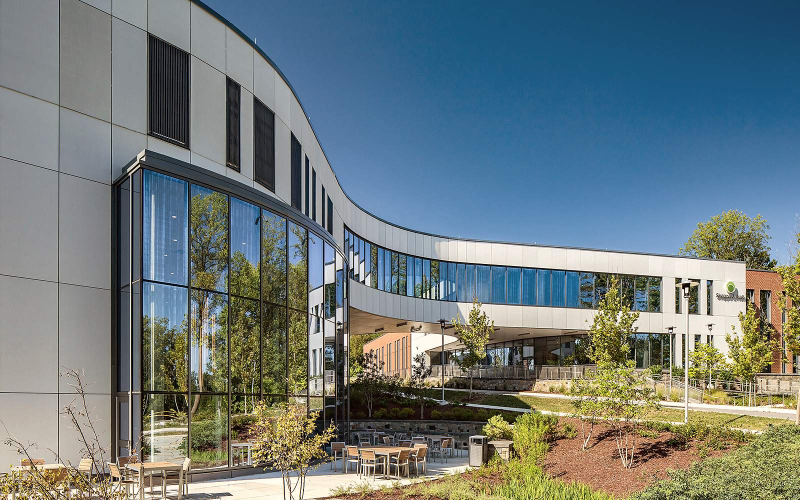
#> input picture assets/img/p/8302Rt.jpg, 1600 x 1000 px (shown at 1/2 size); its folder holds only this picture in this run
$ python v2_images.py
#> lines starting #> are read from the running program, lines starting #| are printed output that depends on the picture
### tools/nocturne_images.py
"""Build the graded image set for the Nocturne direction (nocturne/img/).

One night grade for every photo: lower exposure, calmer blue skies, a filmic
S-curve, cool shadows and warm highlights, a graduated darkening at the top of
the frame, a feathered elliptical vignette, lifted tinted blacks and fine grain.
Usage: python3 tools/nocturne_images.py <stock_dir>
"""
import glob, os, sys
import numpy as np
from PIL import Image

OUT = 'nocturne/img'
STOCK = sys.argv[1] if len(sys.argv) > 1 else 'assets/img/s'

FEATURE = ['6565Rt', 'V17-004D', '8621Rt', 'The_Westerly_Waterfront_1', 'V12-026', 'V19-019R',
           'College_Park_City_Hall_1', 'V18-002R', 'VA_Hostpital_Fredericksburg_1', 'V18-014R',
           'V16-047', 'V10-002', 'EP_003', 'V17-030R', 'Institute_for_Digital_Innovation_1']


def smooth(t):
    t = np.clip(t, 0, 1)
    return t * t * (3 - 2 * t)


def grade(im, ev=-0.4, sat=0.8, contrast=0.62, sky=0.32, vig=0.5, grain=0.022, mono=0.0, seed=7):
    a = np.asarray(im.convert('RGB')).astype(np.float32) / 255.0
    h, w, _ = a.shape
    a = a * (2 ** ev)
    r, g, b = a[..., 0], a[..., 1], a[..., 2]
    lum = 0.2126 * r + 0.7152 * g + 0.0722 * b
    blue = np.clip((b - np.maximum(r, g)) / (b + 1e-3) * 2.4, 0, 1)
    f = sat * (1 - 0.6 * blue) * (1 - mono)
    a = lum[..., None] + (a - lum[..., None]) * f[..., None]
    a = np.clip(a, 0, 1)
    a = a + contrast * (smooth(a) - a)              # filmic S-curve
    a = np.clip((a - 0.035) / 0.965, 0, 1) ** 1.06  # deeper black point
    lum = (0.2126 * a[..., 0] + 0.7152 * a[..., 1] + 0.0722 * a[..., 2])[..., None]
    sh = (1 - lum) ** 2
    hi = lum ** 2
    a = a + sh * np.array([-0.012, 0.004, 0.03]) + hi * np.array([0.035, 0.016, -0.018])
    yy, xx = np.mgrid[0:h, 0:w].astype(np.float32)
    top = np.clip(1 - yy / (0.5 * h), 0, 1) ** 1.6     # graduated darkening of the sky
    a = a * (1 - sky * top)[..., None]
    nx, ny = (xx - w / 2) / (w / 2), (yy - h / 2) / (h / 2)
    d = np.sqrt((nx * nx + ny * ny) * 0.5)
    t = smooth((d - 0.3) / 0.8)
    a = a * (1 - vig * t)[..., None]
    a = np.array([0.008, 0.01, 0.015]) + a * 0.985     # tinted, lifted blacks
    if grain:
        rng = np.random.default_rng(seed)
        n = rng.normal(0, 1, (h, w)).astype(np.float32)
        a = a + (n * grain * (0.6 + 0.4 * (1 - lum[..., 0])))[..., None]
    return Image.fromarray((np.clip(a, 0, 1) * 255 + 0.5).astype(np.uint8))


def fit(im, max_w, max_h=None):
    im = im.convert('RGB')
    w, h = im.size
    s = min(1, max_w / w, (max_h or 10 ** 6) / h)
    return im.resize((round(w * s), round(h * s)), Image.LANCZOS) if s < 1 else im


def save(im, path, q=80):
    os.makedirs(os.path.dirname(path), exist_ok=True)
    im.save(path, quality=q, optimize=True, progressive=True)


# [11 lines left out: function logo, not called in this run]


# [18 lines that do not run on import are left out]

### tools/v2_images.py
"""Graded image set for the v2 options (assets/img/g/): the same night grade as Nocturne,
at viewer resolution, for every project photo, the stock atmosphere set and the EP shots.
Usage: python3 tools/v2_images.py"""
import glob, os
from PIL import Image
from nocturne_images import grade, fit, save

OUT = 'assets/img/g'
if __name__ == '__main__':
    for i, f in enumerate(sorted(glob.glob('assets/img/p/*.jpg'))):
        n = os.path.basename(f)[:-4]
        save(grade(fit(Image.open(f), 1440, 1440), grain=0.012, seed=i), f'{OUT}/{n}.jpg', 78)
#> in fit, im is the input picture: PIL image 1600x1000 RGB; mean R, G, B 109.7, 122.6, 124.7
#> in grade, `r, g, b = a[..., 0], a[..., 1], a[..., 2]`:
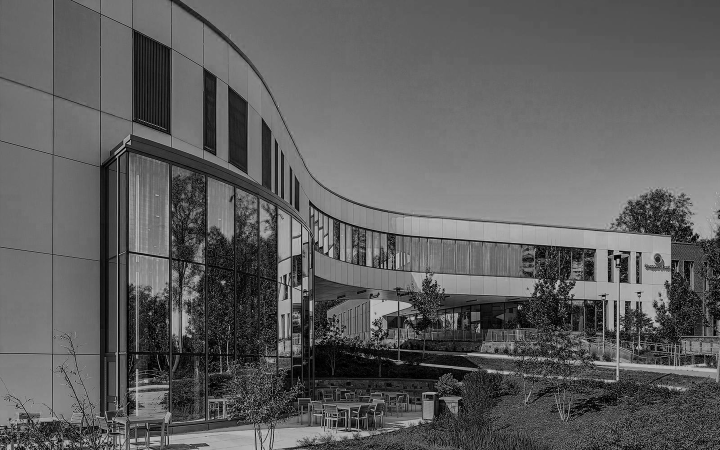
#> b: shape (900, 1440) float32 (shown at 1/2 size); min 0, max 0.758, mean 0.371
#> in grade, `blue = np.clip((b - np.maximum(r, g)) / (b + 1e-3) * 2.4, 0, 1)`:
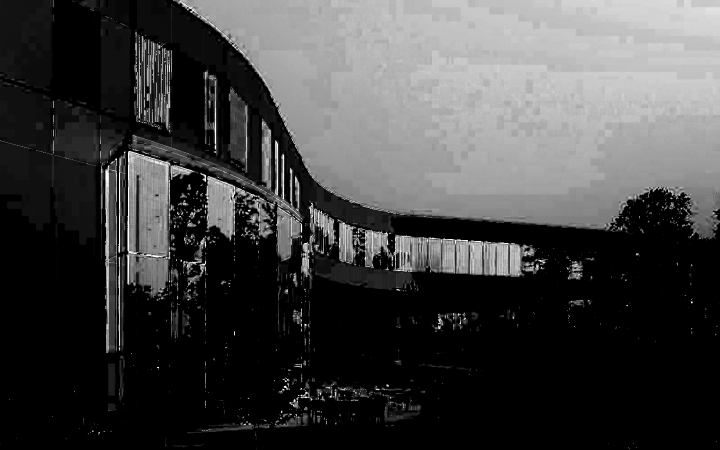
#> blue: shape (900, 1440) float32 (shown at 1/2 size); min 0, max 1, mean 0.256
#> in grade, `f = sat * (1 - 0.6 * blue) * (1 - mono)`:
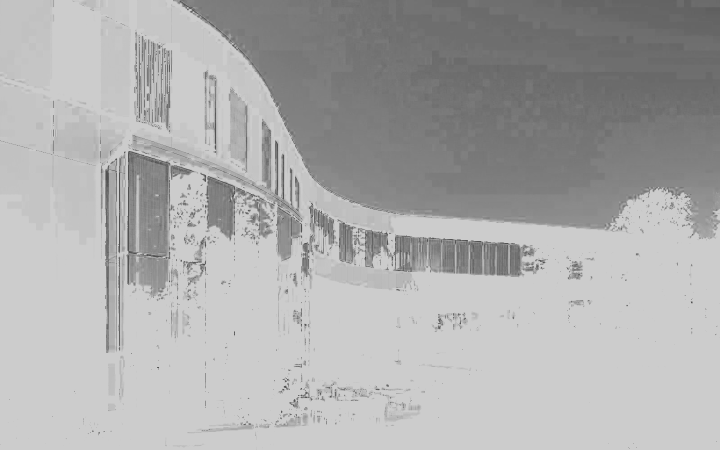
#> f: shape (900, 1440) float32 (shown at 1/2 size); min 0.32, max 0.8, mean 0.677
#> in grade, `lum = (0.2126 * a[..., 0] + 0.7152 * a[..., 1] + 0.0722 * a[..., 2])[...`:
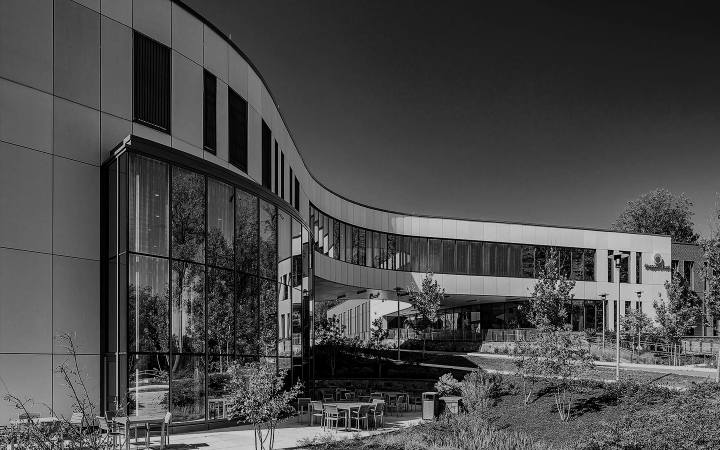
#> lum: shape (900, 1440, 1) float32 (shown at 1/2 size); min 0, max 0.8, mean 0.29
#> in grade, `sh = (1 - lum) ** 2`:
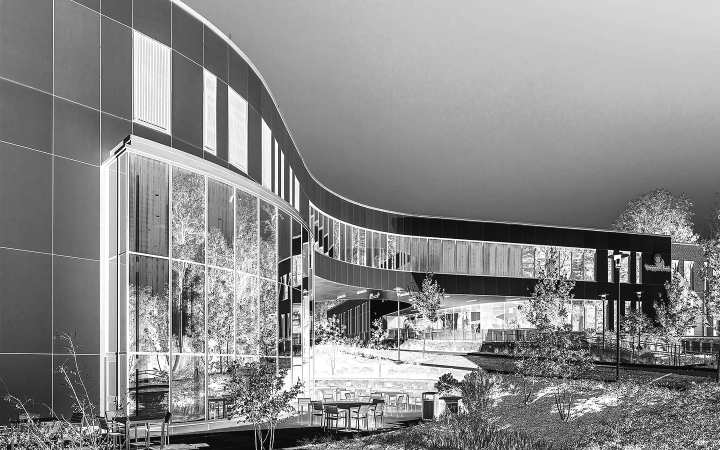
#> sh: shape (900, 1440, 1) float32 (shown at 1/2 size); min 0.0401, max 1, mean 0.542
#> in grade, `hi = lum ** 2`:
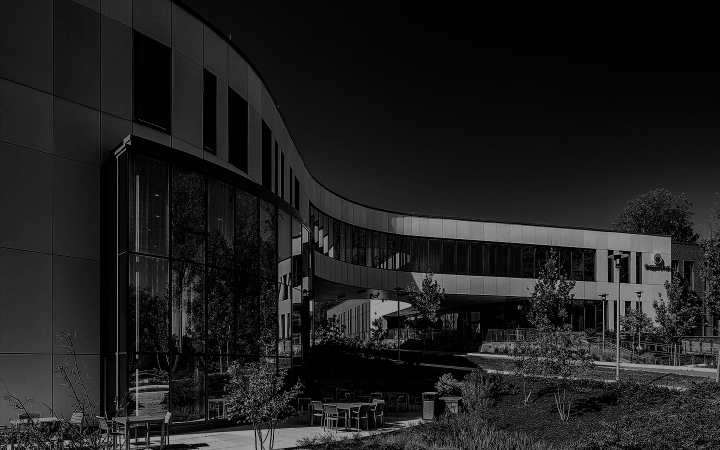
#> hi: shape (900, 1440, 1) float32 (shown at 1/2 size); min 0, max 0.64, mean 0.122
#> in grade, `return Image.fromarray((np.clip(a, 0, 1) * 255 + 0.5).astype(np.uint8))`:
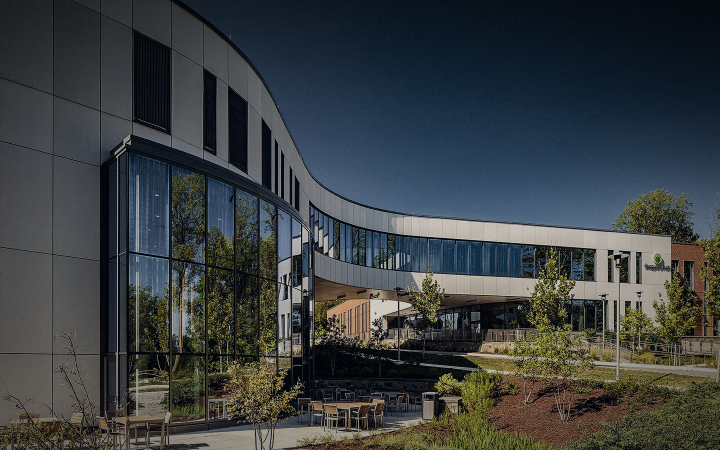
#> returned value: PIL image 1440x900 RGB (shown at 1/2 size); mean R, G, B 58.6, 63.4, 65
    for f in sorted(glob.glob('assets/img/s/*.jpg')):
        n = os.path.basename(f)[:-4]
        save(grade(fit(Image.open(f), 2200, 2200), sky=0.22, sat=0.72, grain=0.012), f'{OUT}/s/{n}.jpg', 80)
    for n in ['pillar_ep_1', 'pillar_ep_2']:
#> (the run stopped early here; a loop or call above may not have finished)

$ run again, on assets/img/p/T07-014.jpg
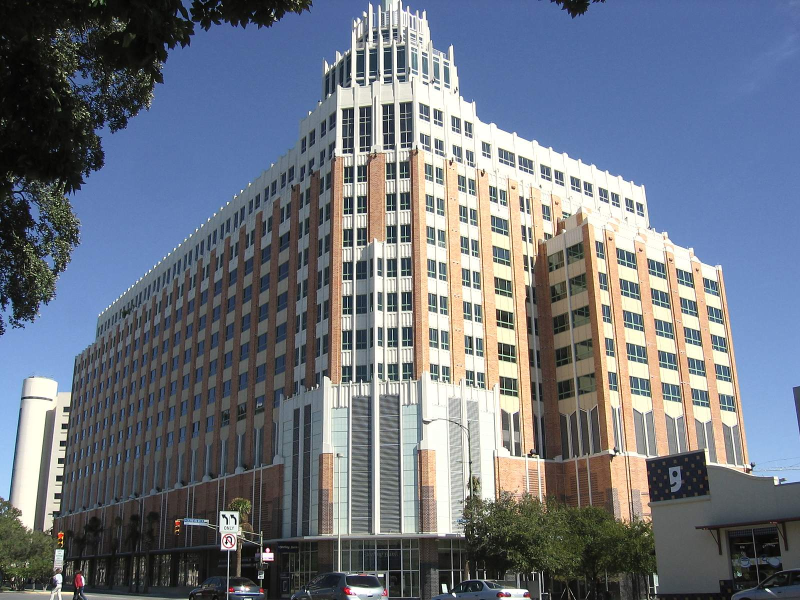
#> input picture assets/img/p/T07-014.jpg, 1600 x 1200 px (shown at 1/2 size)
#> in fit, im is the input picture: PIL image 1600x1200 RGB; mean R, G, B 109.6, 116.2, 126.9
#> in grade, `return Image.fromarray((np.clip(a, 0, 1) * 255 + 0.5).astype(np.uint8))`:
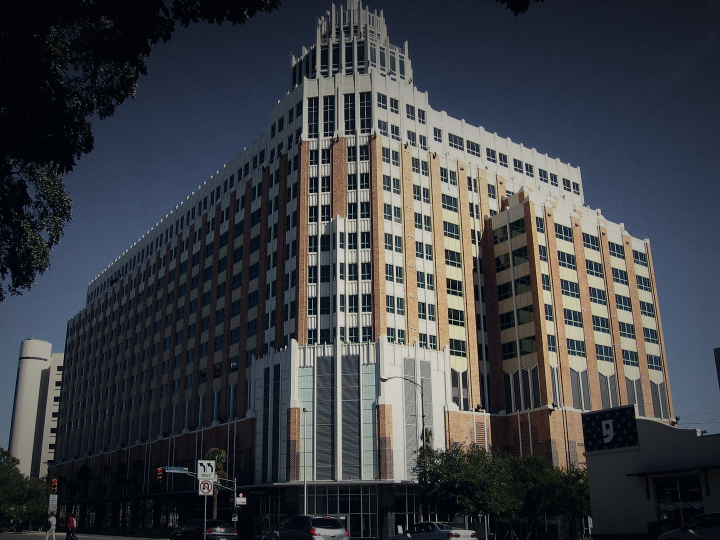
#> returned value: PIL image 1440x1080 RGB (shown at 1/2 size); mean R, G, B 60.4, 63, 67.7
